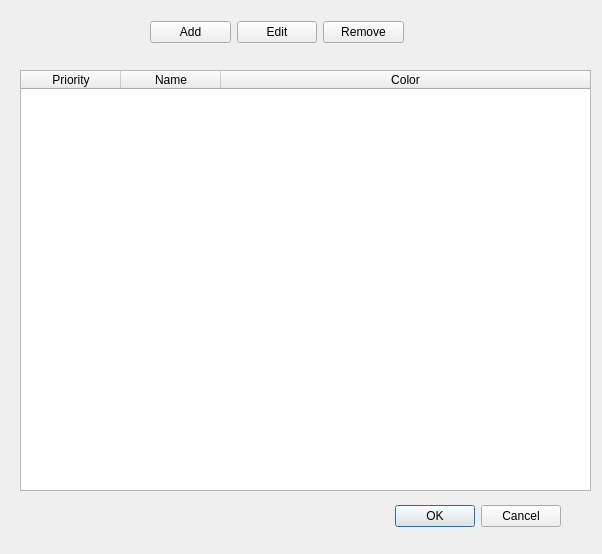
<?xml version="1.0" encoding="UTF-8"?>
<ui version="4.0">
 <class>PriorityLevelsDialog</class>
 <widget class="QDialog" name="PriorityLevelsDialog">
  <property name="geometry">
   <rect>
    <x>0</x>
    <y>0</y>
    <width>602</width>
    <height>554</height>
   </rect>
  </property>
  <property name="windowTitle">
   <string>Dialog</string>
  </property>
  <widget class="QDialogButtonBox" name="buttonBox">
   <property name="geometry">
    <rect>
     <x>220</x>
     <y>500</y>
     <width>341</width>
     <height>32</height>
    </rect>
   </property>
   <property name="orientation">
    <enum>Qt::Horizontal</enum>
   </property>
   <property name="standardButtons">
    <set>QDialogButtonBox::Cancel|QDialogButtonBox::Ok</set>
   </property>
  </widget>
  <widget class="QTableWidget" name="tableWidget">
   <property name="geometry">
    <rect>
     <x>20</x>
     <y>70</y>
     <width>571</width>
     <height>421</height>
    </rect>
   </property>
   <property name="editTriggers">
    <set>QAbstractItemView::NoEditTriggers</set>
   </property>
   <property name="selectionBehavior">
    <enum>QAbstractItemView::SelectRows</enum>
   </property>
   <attribute name="horizontalHeaderStretchLastSection">
    <bool>true</bool>
   </attribute>
   <column>
    <property name="text">
     <string>Priority</string>
    </property>
   </column>
   <column>
    <property name="text">
     <string>Name</string>
    </property>
   </column>
   <column>
    <property name="text">
     <string>Color</string>
    </property>
   </column>
  </widget>
  <widget class="QWidget" name="layoutWidget">
   <property name="geometry">
    <rect>
     <x>150</x>
     <y>20</y>
     <width>254</width>
     <height>25</height>
    </rect>
   </property>
   <layout class="QHBoxLayout" name="horizontalLayout">
    <item>
     <widget class="QPushButton" name="pushButton">
      <property name="text">
       <string>Add</string>
      </property>
     </widget>
    </item>
    <item>
     <widget class="QPushButton" name="pushButton_3">
      <property name="text">
       <string>Edit</string>
      </property>
     </widget>
    </item>
    <item>
     <widget class="QPushButton" name="pushButton_2">
      <property name="text">
       <string>Remove</string>
      </property>
     </widget>
    </item>
   </layout>
  </widget>
 </widget>
 <resources/>
 <connections>
  <connection>
   <sender>buttonBox</sender>
   <signal>accepted()</signal>
   <receiver>PriorityLevelsDialog</receiver>
   <slot>accept()</slot>
   <hints>
    <hint type="sourcelabel">
     <x>248</x>
     <y>254</y>
    </hint>
    <hint type="destinationlabel">
     <x>157</x>
     <y>274</y>
    </hint>
   </hints>
  </connection>
  <connection>
   <sender>buttonBox</sender>
   <signal>rejected()</signal>
   <receiver>PriorityLevelsDialog</receiver>
   <slot>reject()</slot>
   <hints>
    <hint type="sourcelabel">
     <x>316</x>
     <y>260</y>
    </hint>
    <hint type="destinationlabel">
     <x>286</x>
     <y>274</y>
    </hint>
   </hints>
  </connection>
 </connections>
</ui>
